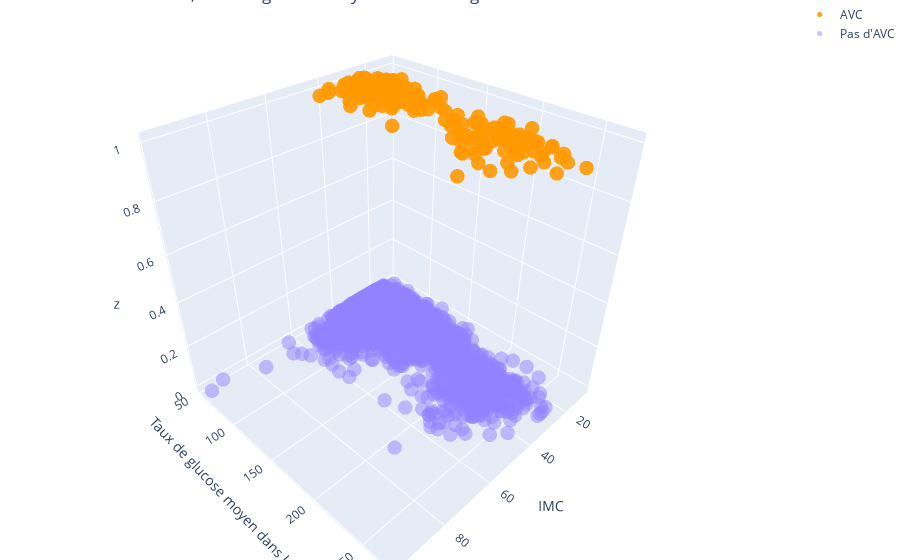

The notebook cell this image was saved under:
### Markdown cell above
Modèle dynamique :

### Code cell
df = init_traitement_DB()

df_avc = df[df['stroke'] == 1]

# Affichage des points pour les personnes ou individus victimes d'un AVC
trace_stroke = go.Scatter3d(
    x=df[df['stroke'] == 1]['bmi'],
    y=df[df['stroke'] == 1]['avg_glucose_level'],
    z=[1] * len(df[df['stroke'] == 1]),  
    mode='markers',
    marker=dict(
        color='#FF9900',
        size=5,
        opacity=0.9
    ),
    name='AVC'
)

# Affichage des points pour les personnes ou individus non victimes d'un AVC

trace_no_stroke = go.Scatter3d(
    x=df[df['stroke'] == 0]['bmi'],
    y=df[df['stroke'] == 0]['avg_glucose_level'],
    z=[0] * len(df[df['stroke'] == 0]), 
    mode='markers',
    marker=dict(
        color='#9381FF',
        size=5,
        opacity=0.5
    ),
    name='Pas d\'AVC'
)

#Ajout d'un layout
layout = go.Layout(
    scene=dict(
        xaxis=dict(title='IMC'),
        yaxis=dict(title='Taux de glucose moyen dans le sang'),
    ),
    margin=dict(l=0, r=0, b=0, t=0),
    title='Relation entre IMC, Taux de glucose moyen dans le sang et AVC'
)

fig = go.Figure(data=[trace_stroke, trace_no_stroke], layout=layout)

fig.show()

### Figure 1 — Plotly figure (JSON) as saved in the notebook; plotly's stock layout.template omitted (floating-point values rounded to 4 significant figures; data arrays with more than 128 entries replaced by an {"elided": "..."} marker saying what was removed)
{"data": [{"marker": {"color": "#FF9900", "opacity": 0.9, "size": 5}, "mode": "markers", "name": "AVC", "type": "scatter3d", "x": {"elided": "209 float values"}, "y": {"elided": "209 float values"}, "z": {"elided": "209 int values"}}, {"marker": {"color": "#9381FF", "opacity": 0.5, "size": 5}, "mode": "markers", "name": "Pas d'AVC", "type": "scatter3d", "x": {"elided": "4677 float values"}, "y": {"elided": "4677 float values"}, "z": {"elided": "4677 int values"}}], "layout": {"margin": {"b": 0, "l": 0, "r": 0, "t": 0}, "scene": {"xaxis": {"title": {"text": "IMC"}}, "yaxis": {"title": {"text": "Taux de glucose moyen dans le sang"}}}, "title": {"text": "Relation entre IMC, Taux de glucose moyen dans le sang et AVC"}}}
